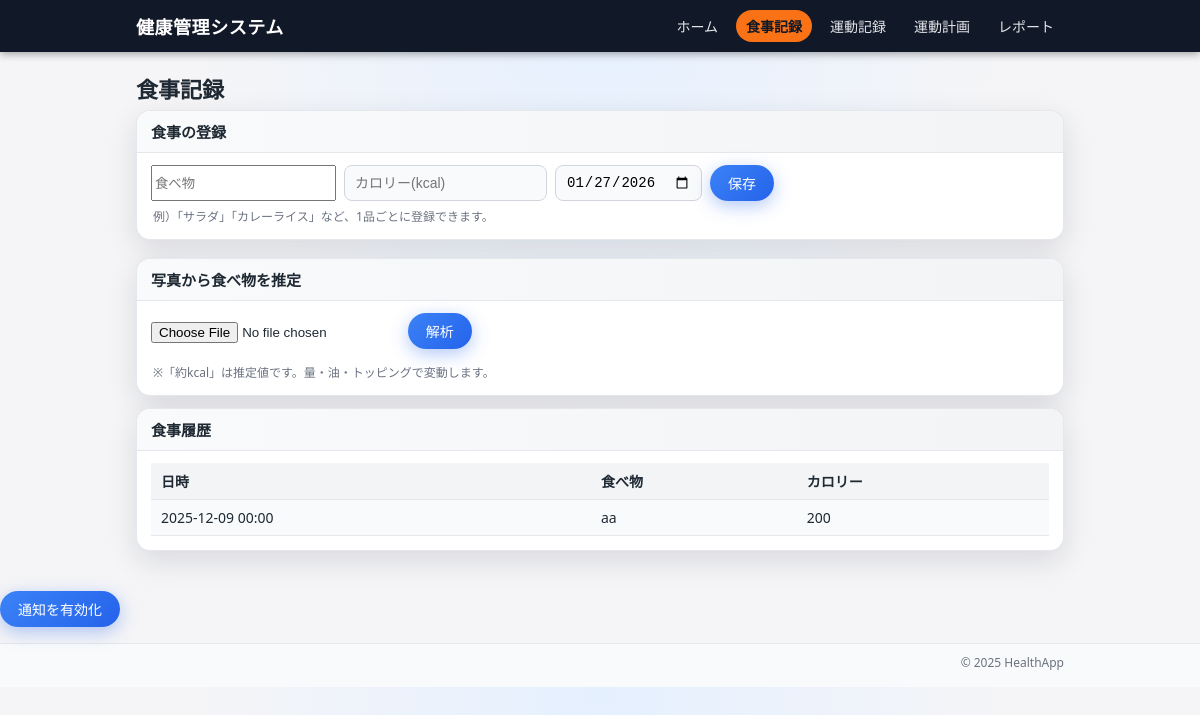
Page /meals on the committed database.
### app.py (models this page shows)
class MealRecord(db.Model):
    id = db.Column(db.Integer, primary_key=True)
    meal = db.Column(db.String(100), nullable=False)
    calorie = db.Column(db.Integer, nullable=False)
    date = db.Column(db.DateTime, default=datetime.now)

### app.py (the view, shortened to what this page needs)
@app.route("/meals", methods=["GET", "POST"])
def meals():
    records = MealRecord.query.order_by(MealRecord.date.desc()).all()
    return render_template("meals.html", title="食事記録", records=records, default_date=date.today().isoformat())

### templates/meals.html (shortened to what this page needs)
{% extends "base.html" %}
{% block content %}
<h2 class="page-title">食事記録</h2>
<div class="card">
  <div class="card-header">食事の登録</div>
  <div class="card-body">
    <form method="post" action="{{ url_for('meals') }}" class="form-row">
      <input name="meal" placeholder="食べ物" required>
      <input name="calorie" type="number" placeholder="カロリー(kcal)" required>
      <input name="date" type="date" value="{{ default_date }}" required>
      <button type="submit">保存</button>
    </form>
    <p class="form-help">例）「サラダ」「カレーライス」など、1品ごとに登録できます。</p>
  </div>
</div>
<div class="card" style="margin-bottom:12px;">
  <div class="card-header">写真から食べ物を推定</div>
  <div class="card-body">
    <input type="file" id="foodPhoto" accept="image/*" capture="environment">
    <button type="button" id="analyzeBtn">解析</button>
    <p class="form-help">※「約kcal」は推定値です。量・油・トッピングで変動します。</p>
  </div>
</div>
<div class="card">
  <div class="card-header">食事履歴</div>
  <div class="card-body">
    {% if records %}
    <table>
      <tr>
        <th>日時</th>
        <th>食べ物</th>
        <th>カロリー</th>
      </tr>
      {% for r in records %}
      <tr>
        <td>{{ r.date.strftime("%Y-%m-%d %H:%M") }}</td>
        <td>{{ r.meal }}</td>
        <td>{{ r.calorie }}</td>
      </tr>
      {% endfor %}
    </table>
    {% else %}
      <p class="empty-text">まだ食事記録がありません。</p>
    {% endif %}
  </div>
</div>
{% endblock %}

### static/style.css (style rules this page uses)
* { box-sizing: border-box; }
body { margin: 0; font-family: system-ui, -apple-system, BlinkMacSystemFont, "Segoe UI", sans-serif; background: radial-gradient(circle at top, #e5f0ff 0, #f5f5f7 45%, #f5f5f7 100%); color: #1f2933; }
.page-title { margin-top: 8px; margin-bottom: 6px; font-size: 22px; font-weight: 600; }
.card { background-color: #ffffff; border-radius: 14px; box-shadow: 0 10px 30px rgba(15, 23, 42, 0.12); margin-bottom: 18px; overflow: hidden; border: 1px solid rgba(148, 163, 184, 0.25); }
.card-header { padding: 10px 14px; font-size: 15px; font-weight: 600; border-bottom: 1px solid #e5e7eb; background: linear-gradient(90deg, #f9fafb, #f3f4f6); }
.card-body { padding: 12px 14px 14px; font-size: 14px; }
.form-row { display: flex; flex-wrap: wrap; gap: 8px; margin-bottom: 6px; }
.form-row input[type="text"], .form-row input[type="number"], .form-row input[type="date"] { padding: 8px 10px; border-radius: 8px; border: 1px solid #d1d5db; font-size: 14px; min-width: 140px; background-color: #f9fafb; }
.form-help { font-size: 12px; color: #6b7280; margin: 4px 2px 0; }
button { padding: 8px 18px; border-radius: 999px; border: none; font-size: 14px; cursor: pointer; background: linear-gradient(135deg, #3b82f6, #2563eb); color: #ffffff; white-space: nowrap; font-weight: 500; box-shadow: 0 5px 18px rgba(37, 99, 235, 0.35); transition: box-shadow 0.1s ease, transform 0.1s ease, opacity 0.1s ease; }
table { width: 100%; border-collapse: collapse; background-color: #ffffff; font-size: 14px; }
th, td { padding: 8px 10px; border-bottom: 1px solid #e5e7eb; text-align: left; }
th { background-color: #f3f4f6; font-weight: 600; }
tr:nth-child(even) td { background-color: #f9fafb; }

### rows in the picture
MealRecord: date "2025-12-09 00:00", meal "aa", calorie "200"
